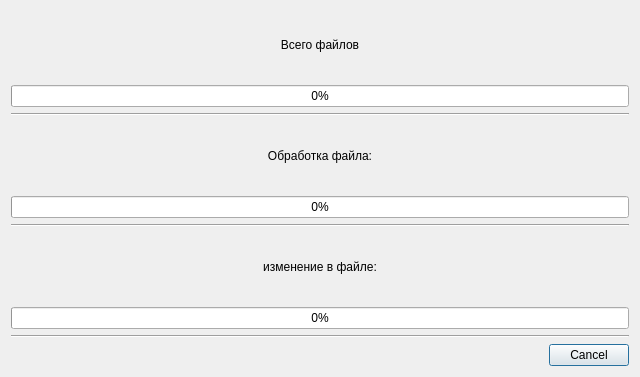
<?xml version="1.0" encoding="UTF-8"?>
<ui version="4.0">
 <class>pbDialog3</class>
 <widget class="QDialog" name="pbDialog3">
  <property name="geometry">
   <rect>
    <x>0</x>
    <y>0</y>
    <width>640</width>
    <height>377</height>
   </rect>
  </property>
  <property name="windowTitle">
   <string>Изменяем аудио данные</string>
  </property>
  <property name="windowIcon">
   <iconset>
    <normaloff>avn.svg</normaloff>avn.svg</iconset>
  </property>
  <property name="statusTip">
   <string>Выполняется</string>
  </property>
  <layout class="QVBoxLayout" name="verticalLayout">
   <item>
    <widget class="QLabel" name="lbAll">
     <property name="text">
      <string>&lt;html&gt;&lt;head/&gt;&lt;body&gt;&lt;p align=&quot;center&quot;&gt;Всего файлов&lt;/p&gt;&lt;/body&gt;&lt;/html&gt;</string>
     </property>
     <property name="alignment">
      <set>Qt::AlignCenter</set>
     </property>
    </widget>
   </item>
   <item>
    <widget class="QProgressBar" name="pBarAll">
     <property name="maximumSize">
      <size>
       <width>1200</width>
       <height>16777215</height>
      </size>
     </property>
     <property name="value">
      <number>0</number>
     </property>
     <property name="alignment">
      <set>Qt::AlignCenter</set>
     </property>
    </widget>
   </item>
   <item>
    <widget class="Line" name="line_3">
     <property name="orientation">
      <enum>Qt::Horizontal</enum>
     </property>
    </widget>
   </item>
   <item>
    <widget class="QLabel" name="lbAudio">
     <property name="text">
      <string>&lt;html&gt;&lt;head/&gt;&lt;body&gt;&lt;p align=&quot;center&quot;&gt;Обработка файла:&lt;/p&gt;&lt;/body&gt;&lt;/html&gt;</string>
     </property>
     <property name="alignment">
      <set>Qt::AlignCenter</set>
     </property>
    </widget>
   </item>
   <item>
    <widget class="QProgressBar" name="pBarAudio">
     <property name="maximumSize">
      <size>
       <width>1200</width>
       <height>16777215</height>
      </size>
     </property>
     <property name="value">
      <number>0</number>
     </property>
     <property name="alignment">
      <set>Qt::AlignCenter</set>
     </property>
    </widget>
   </item>
   <item>
    <widget class="Line" name="line_2">
     <property name="orientation">
      <enum>Qt::Horizontal</enum>
     </property>
    </widget>
   </item>
   <item>
    <widget class="QLabel" name="lbChange">
     <property name="text">
      <string>&lt;html&gt;&lt;head/&gt;&lt;body&gt;&lt;p align=&quot;center&quot;&gt;изменение в файле:&lt;/p&gt;&lt;/body&gt;&lt;/html&gt;</string>
     </property>
    </widget>
   </item>
   <item>
    <widget class="QProgressBar" name="pBarChange">
     <property name="maximumSize">
      <size>
       <width>1200</width>
       <height>16777215</height>
      </size>
     </property>
     <property name="value">
      <number>0</number>
     </property>
     <property name="alignment">
      <set>Qt::AlignCenter</set>
     </property>
    </widget>
   </item>
   <item>
    <widget class="Line" name="line">
     <property name="orientation">
      <enum>Qt::Horizontal</enum>
     </property>
    </widget>
   </item>
   <item>
    <widget class="QDialogButtonBox" name="buttonBox">
     <property name="orientation">
      <enum>Qt::Horizontal</enum>
     </property>
     <property name="standardButtons">
      <set>QDialogButtonBox::Cancel</set>
     </property>
    </widget>
   </item>
  </layout>
 </widget>
 <resources/>
 <connections>
  <connection>
   <sender>buttonBox</sender>
   <signal>rejected()</signal>
   <receiver>pbDialog3</receiver>
   <slot>reject()</slot>
   <hints>
    <hint type="sourcelabel">
     <x>316</x>
     <y>260</y>
    </hint>
    <hint type="destinationlabel">
     <x>286</x>
     <y>274</y>
    </hint>
   </hints>
  </connection>
 </connections>
</ui>
